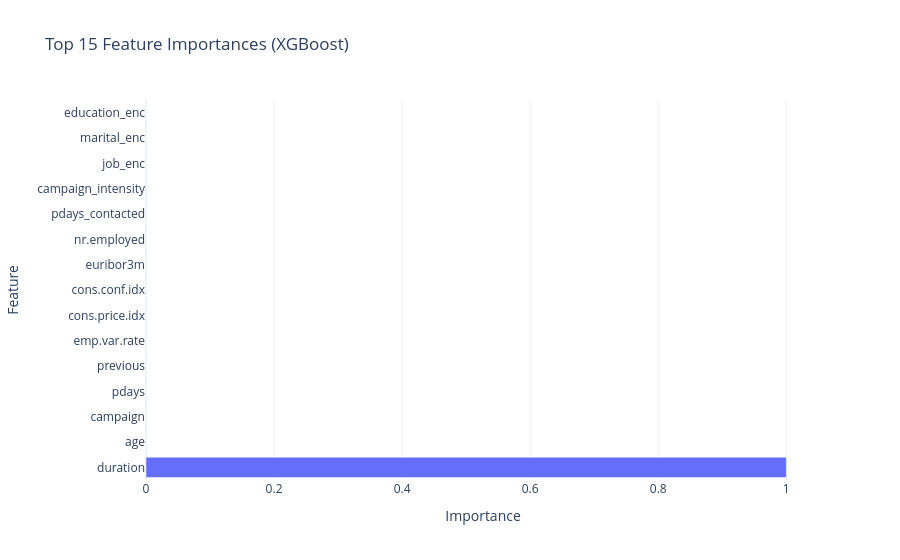
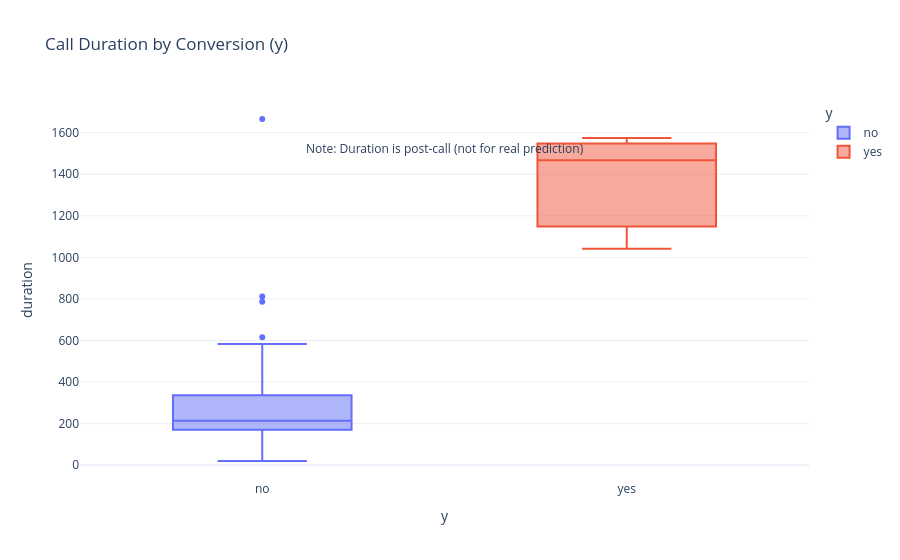
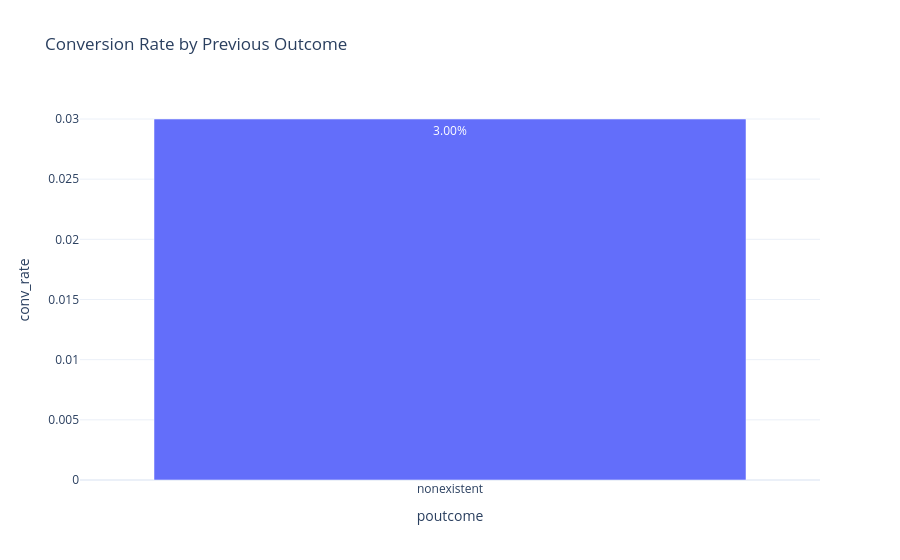
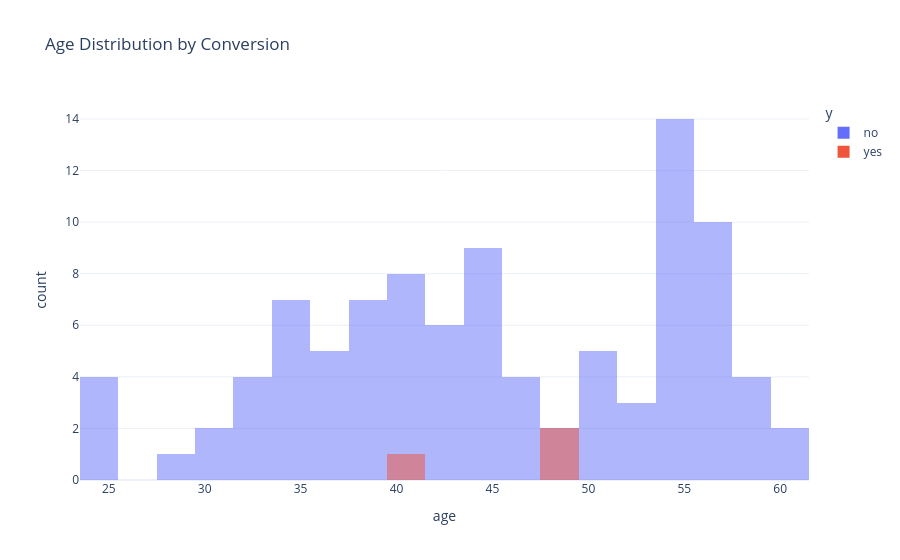

These figures' notebook cell, in order:
### Code cell
# ── Feature Importance Visualization ─────────────────────────────────
top_fi = fi.head(15)
fig1 = px.bar(x=top_fi.values, y=top_fi.index, orientation='h', title="Top 15 Feature Importances (XGBoost)")
fig1.update_layout(template='plotly_white', xaxis_title='Importance', yaxis_title='Feature')
fig1.show()

fig2 = px.box(df, x='y', y='duration', color='y', title="Call Duration by Conversion (y)")
fig2.update_layout(template='plotly_white')
fig2.add_annotation(x=0.5, y=0.9, text="Note: Duration is post-call (not for real prediction)", showarrow=False, xref="paper", yref="paper")
fig2.show()

poutcome_result = df.groupby('poutcome')['y_binary'].agg(['count','sum','mean']).reset_index()
poutcome_result.columns = ['poutcome','total','converted','conv_rate']
fig3 = px.bar(poutcome_result, x='poutcome', y='conv_rate', title="Conversion Rate by Previous Outcome", text_auto='.2%')
fig3.update_layout(template='plotly_white')
fig3.show()

fig4 = px.histogram(df, x='age', color='y', barmode='overlay', title="Age Distribution by Conversion", nbins=30)
fig4.update_layout(template='plotly_white')
fig4.show()

### Figure 1 — Plotly figure (JSON) as saved in the notebook; plotly's stock layout.template omitted (floating-point values rounded to 4 significant figures)
{"data": [{"hovertemplate": "x=%{x}<br>y=%{y}<extra></extra>", "legendgroup": "", "marker": {"color": "#636efa", "pattern": {"shape": ""}}, "name": "", "orientation": "h", "showlegend": false, "textposition": "auto", "type": "bar", "x": [1.0, 0.0, 0.0, 0.0, 0.0, 0.0, 0.0, 0.0, 0.0, 0.0, 0.0, 0.0, 0.0, 0.0, 0.0], "xaxis": "x", "y": ["duration", "age", "campaign", "pdays", "previous", "emp.var.rate", "cons.price.idx", "cons.conf.idx", "euribor3m", "nr.employed", "pdays_contacted", "campaign_intensity", "job_enc", "marital_enc", "education_enc"], "yaxis": "y"}], "layout": {"barmode": "relative", "legend": {"tracegroupgap": 0}, "title": {"text": "Top 15 Feature Importances (XGBoost)"}, "xaxis": {"anchor": "y", "domain": [0.0, 1.0], "title": {"text": "Importance"}}, "yaxis": {"anchor": "x", "domain": [0.0, 1.0], "title": {"text": "Feature"}}}}

### Figure 2 — Plotly figure (JSON) as saved in the notebook; plotly's stock layout.template omitted (floating-point values rounded to 4 significant figures)
{"data": [{"alignmentgroup": "True", "hovertemplate": "y=%{x}<br>duration=%{y}<extra></extra>", "legendgroup": "no", "marker": {"color": "#636efa"}, "name": "no", "notched": false, "offsetgroup": "no", "orientation": "v", "showlegend": true, "type": "box", "x": ["no", "no", "no", "no", "no", "no", "no", "no", "no", "no", "no", "no", "no", "no", "no", "no", "no", "no", "no", "no", "no", "no", "no", "no", "no", "no", "no", "no", "no", "no", "no", "no", "no", "no", "no", "no", "no", "no", "no", "no", "no", "no", "no", "no", "no", "no", "no", "no", "no", "no", "no", "no", "no", "no", "no", "no", "no", "no", "no", "no", "no", "no", "no", "no", "no", "no", "no", "no", "no", "no", "no", "no", "no", "no", "no", "no", "no", "no", "no", "no", "no", "no", "no", "no", "no", "no", "no", "no", "no", "no", "no", "no", "no", "no", "no", "no", "no"], "x0": " ", "xaxis": "x", "y": [261, 149, 226, 151, 307, 198, 139, 217, 380, 50, 55, 222, 137, 293, 146, 174, 312, 440, 353, 195, 38, 262, 342, 181, 172, 99, 93, 233, 255, 362, 348, 386, 73, 230, 208, 336, 365, 1666, 577, 137, 366, 314, 160, 212, 188, 22, 616, 178, 355, 225, 160, 266, 253, 179, 269, 135, 161, 787, 145, 174, 449, 812, 164, 366, 357, 232, 91, 273, 158, 177, 200, 172, 176, 211, 214, 349, 337, 272, 208, 193, 212, 165, 20, 246, 529, 192, 188, 180, 48, 213, 545, 583, 221, 426, 287, 197, 257], "y0": " ", "yaxis": "y"}, {"alignmentgroup": "True", "hovertemplate": "y=%{x}<br>duration=%{y}<extra></extra>", "legendgroup": "yes", "marker": {"color": "#EF553B"}, "name": "yes", "notched": false, "offsetgroup": "yes", "orientation": "v", "showlegend": true, "type": "box", "x": ["yes", "yes", "yes"], "x0": " ", "xaxis": "x", "y": [1575, 1042, 1467], "y0": " ", "yaxis": "y"}], "layout": {"annotations": [{"showarrow": false, "text": "Note: Duration is post-call (not for real prediction)", "x": 0.5, "xref": "paper", "y": 0.9, "yref": "paper"}], "boxmode": "overlay", "legend": {"title": {"text": "y"}, "tracegroupgap": 0}, "title": {"text": "Call Duration by Conversion (y)"}, "xaxis": {"anchor": "y", "categoryarray": ["no", "yes"], "categoryorder": "array", "domain": [0.0, 1.0], "title": {"text": "y"}}, "yaxis": {"anchor": "x", "domain": [0.0, 1.0], "title": {"text": "duration"}}}}

### Figure 3 — Plotly figure (JSON) as saved in the notebook; plotly's stock layout.template omitted (floating-point values rounded to 4 significant figures)
{"data": [{"hovertemplate": "poutcome=%{x}<br>conv_rate=%{y}<extra></extra>", "legendgroup": "", "marker": {"color": "#636efa", "pattern": {"shape": ""}}, "name": "", "orientation": "v", "showlegend": false, "textposition": "auto", "texttemplate": "%{y:.2%}", "type": "bar", "x": ["nonexistent"], "xaxis": "x", "y": [0.03], "yaxis": "y"}], "layout": {"barmode": "relative", "legend": {"tracegroupgap": 0}, "title": {"text": "Conversion Rate by Previous Outcome"}, "xaxis": {"anchor": "y", "domain": [0.0, 1.0], "title": {"text": "poutcome"}}, "yaxis": {"anchor": "x", "domain": [0.0, 1.0], "title": {"text": "conv_rate"}}}}

### Figure 4 — Plotly figure (JSON) as saved in the notebook; plotly's stock layout.template omitted (floating-point values rounded to 4 significant figures)
{"data": [{"bingroup": "x", "hovertemplate": "y=no<br>age=%{x}<br>count=%{y}<extra></extra>", "legendgroup": "no", "marker": {"color": "#636efa", "opacity": 0.5, "pattern": {"shape": ""}}, "name": "no", "nbinsx": 30, "orientation": "v", "showlegend": true, "type": "histogram", "x": [56, 57, 37, 40, 56, 45, 59, 41, 24, 25, 41, 25, 29, 57, 35, 54, 35, 46, 50, 39, 30, 55, 55, 41, 37, 35, 59, 39, 54, 55, 46, 59, 49, 54, 54, 55, 34, 52, 41, 56, 58, 32, 38, 57, 44, 42, 57, 40, 35, 45, 54, 39, 60, 53, 55, 55, 50, 45, 55, 25, 47, 51, 42, 42, 48, 37, 44, 33, 56, 44, 41, 44, 47, 57, 37, 55, 33, 55, 42, 50, 51, 38, 38, 31, 41, 39, 34, 35, 57, 60, 33, 42, 45, 42, 53, 37, 44], "xaxis": "x", "yaxis": "y"}, {"bingroup": "x", "hovertemplate": "y=yes<br>age=%{x}<br>count=%{y}<extra></extra>", "legendgroup": "yes", "marker": {"color": "#EF553B", "opacity": 0.5, "pattern": {"shape": ""}}, "name": "yes", "nbinsx": 30, "orientation": "v", "showlegend": true, "type": "histogram", "x": [41, 49, 49], "xaxis": "x", "yaxis": "y"}], "layout": {"barmode": "overlay", "legend": {"title": {"text": "y"}, "tracegroupgap": 0}, "title": {"text": "Age Distribution by Conversion"}, "xaxis": {"anchor": "y", "domain": [0.0, 1.0], "title": {"text": "age"}}, "yaxis": {"anchor": "x", "domain": [0.0, 1.0], "title": {"text": "count"}}}}
